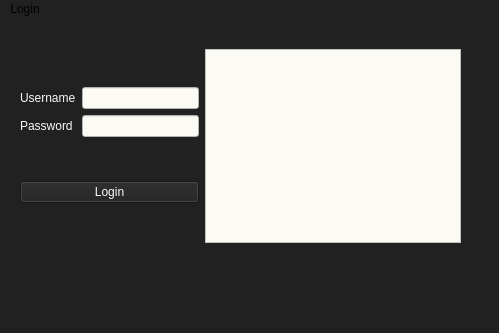
<?xml version="1.0" encoding="UTF-8"?>
<ui version="4.0">
 <class>MainWindow</class>
 <widget class="QMainWindow" name="MainWindow">
  <property name="geometry">
   <rect>
    <x>0</x>
    <y>0</y>
    <width>499</width>
    <height>333</height>
   </rect>
  </property>
  <property name="windowTitle">
   <string>MainWindow</string>
  </property>
  <property name="styleSheet">
   <string notr="true">background-color: #212121</string>
  </property>
  <property name="tabShape">
   <enum>QTabWidget::Triangular</enum>
  </property>
  <widget class="QWidget" name="centralwidget">
   <widget class="QWidget" name="layoutWidget">
    <property name="geometry">
     <rect>
      <x>20</x>
      <y>30</y>
      <width>441</width>
      <height>194</height>
     </rect>
    </property>
    <layout class="QHBoxLayout" name="horizontalLayout_2">
     <item>
      <layout class="QVBoxLayout" name="loginLayout">
       <item>
        <layout class="QVBoxLayout" name="inputLayout">
         <item>
          <layout class="QHBoxLayout" name="usernameLayout">
           <item>
            <widget class="QLabel" name="userLabel">
             <property name="styleSheet">
              <string notr="true">color: #FBFAF5</string>
             </property>
             <property name="text">
              <string>Username</string>
             </property>
            </widget>
           </item>
           <item>
            <widget class="QLineEdit" name="userInput">
             <property name="styleSheet">
              <string notr="true">background-color: #FBFAF5</string>
             </property>
            </widget>
           </item>
          </layout>
         </item>
         <item>
          <layout class="QHBoxLayout" name="pwLayout">
           <item>
            <widget class="QLabel" name="pwLabel">
             <property name="styleSheet">
              <string notr="true">color: #FBFAF5</string>
             </property>
             <property name="text">
              <string>Password </string>
             </property>
            </widget>
           </item>
           <item>
            <widget class="QLineEdit" name="pwInput">
             <property name="styleSheet">
              <string notr="true">background-color: #FBFAF5</string>
             </property>
            </widget>
           </item>
          </layout>
         </item>
        </layout>
       </item>
       <item>
        <widget class="QPushButton" name="loginButton">
         <property name="styleSheet">
          <string notr="true">color: #FBFAF5</string>
         </property>
         <property name="text">
          <string>Login</string>
         </property>
        </widget>
       </item>
      </layout>
     </item>
     <item>
      <widget class="QTextEdit" name="textEdit">
       <property name="styleSheet">
        <string notr="true">background-color: #FBFAF5</string>
       </property>
      </widget>
     </item>
    </layout>
   </widget>
  </widget>
  <widget class="QMenuBar" name="menubar">
   <property name="geometry">
    <rect>
     <x>0</x>
     <y>0</y>
     <width>499</width>
     <height>21</height>
    </rect>
   </property>
   <widget class="QMenu" name="menuLogin">
    <property name="title">
     <string>Login</string>
    </property>
   </widget>
   <addaction name="menuLogin"/>
  </widget>
  <widget class="QStatusBar" name="statusbar"/>
 </widget>
 <resources/>
 <connections/>
</ui>
